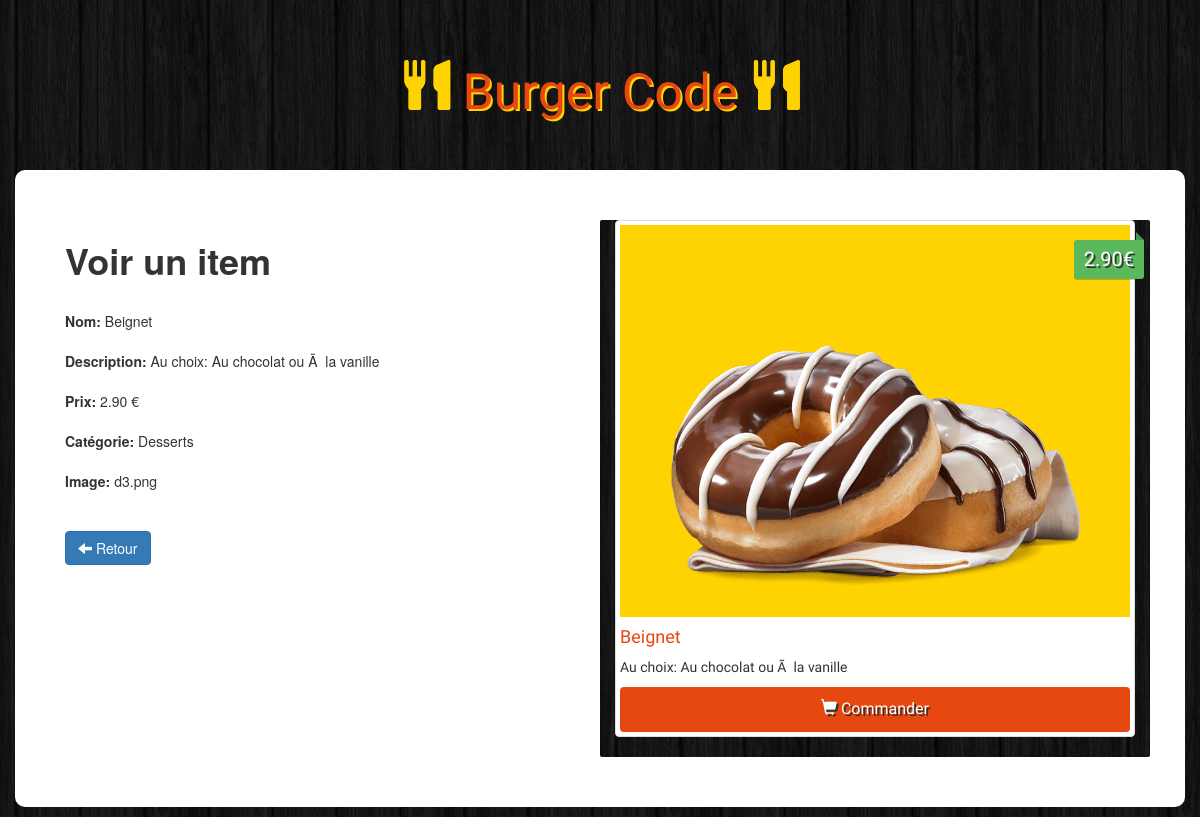
The app's page /admin/view.php?id=31 with its own data.
### tables this page shows
CREATE TABLE `items` (
  `id` int(11) NOT NULL,
  `name` varchar(100) NOT NULL,
  `description` varchar(255) NOT NULL,
  `price` float NOT NULL,
  `image` varchar(255) NOT NULL,
  `category` int(11) NOT NULL
);

CREATE TABLE `categories` (
  `id` int(11) NOT NULL,
  `name` varchar(100) NOT NULL
);

### admin/view.php (the view, shortened to what this page needs)
<?php
    if(!empty($_GET['id']))
    {
        $id = checkInput($_GET['id']);
    }
    $db = Database::connect();
    $statement = $db->prepare("SELECT items.id, items.name, items.description, items.price, items.image, categories.name AS category FROM items LEFT JOIN categories ON items.category = categories.id WHERE items.id = ?");
    $statement->execute(array($id));
    $item = $statement->fetch();
    function checkInput($data)
    {
      $data = trim($data);
      $data = stripslashes($data);
      $data = htmlspecialchars($data);
      return $data;
    }
?>
<!DOCTYPE html>
<html>
    <head>
        <link rel="stylesheet" href="https://maxcdn.bootstrapcdn.com/bootstrap/3.3.6/css/bootstrap.min.css">
        <link rel="stylesheet" href="../css/style.css">
    </head>
    <body>
        <h1 class="text-logo"><span class="glyphicon glyphicon-cutlery"></span> Burger Code <span class="glyphicon glyphicon-cutlery"></span></h1>
         <div class="container admin">
            <div class="row">
               <div class="col-sm-6">
                    <h1><strong>Voir un item</strong></h1>
                    <br>
                    <form>
                      <div class="form-group">
                        <label>Nom:</label><?php echo '  '.$item['name'];?>
                      </div>
                      <div class="form-group">
                        <label>Description:</label><?php echo '  '.$item['description'];?>
                      </div>
                      <div class="form-group">
                        <label>Prix:</label><?php echo '  '.number_format((float)$item['price'], 2, '.', ''). ' €';?>
                      </div>
                      <div class="form-group">
                        <label>Catégorie:</label><?php echo '  '.$item['category'];?>
                      </div>
                      <div class="form-group">
                        <label>Image:</label><?php echo '  '.$item['image'];?>
                      </div>
                    </form>
                    <br>
                    <div class="form-actions">
                      <a class="btn btn-primary" href="index.php"><span class="glyphicon glyphicon-arrow-left"></span> Retour</a>
                    </div>
                </div>
                <div class="col-sm-6 site viewBack">
                    <div class="thumbnail">
                        <img src="<?php echo '../images/' . $item['image']; ?>">
                        <div class="price"><?php echo number_format((float)$item['price'],2,'.','') . '€'; ?></div>
                        <div class="captation">
                            <h4><?php echo $item['name']; ?></h4>
                            <p><?php echo $item['description']; ?></p>
                            <a href="#" class="btn btn-order buy"><span class="glyphicon glyphicon-shopping-cart"></span> Commander</a>
                        </div>
                    </div>
                </div>
            </div>
        </div>
    </body>
</html>

### css/style.css (style rules this page uses)
a { text-decoration: none; }
body { background: url(../images/bg.png); }
.site { font-family: 'Holtwood One SC', sans-serif; }
.text-logo { font-family: 'Holtwood One SC', sans-serif; color: #e7480f; text-shadow: 2px 2px #ffd301; font-size: 50px; padding: 40px 0px; text-align: center; }
.text-logo .glyphicon { color: #ffd301; text-shadow: 0px 0px #ffd301; }
.thumbnail img { background: #ffd301; }
.price { background: #5cb85c; box-shadow: 0 1px rgba(0,0,0,0.2); -moz-box-shadow: 0 1px rgba(0,0,0,0.2); -webkit-box-shadow: 0 1px rgba(0,0,0,0.2); color: #fff; text-shadow: 2px 2px #333; position: absolute; right: 6px; top: 20px; padding: 5px 10px; font-size: 20px; border-radius: 3px 0 3px 3px; }
.price:before { border: 4px solid transparent; border-bottom: 4px solid #4a934a; border-left: 4px solid #4a934a; content: ""; position: absolute; right: 0px; top: -8px; }
h4 { color: #e7480f; font-size: 18px; }
.buy { width: 100%; padding: 10px; font-size: 16px; color: #fff; background-color: #e7480f; text-decoration: none; text-shadow: 2px 2px #333; font-family: 'Holtwood One SC', sans-serif !important; transition: .25s; }
.admin { background: #fff; padding: 50px; border-radius: 10px; margin-bottom: 10px; }
.viewBack { background: url(../images/bg.png); border-radius: 2px; }
.thumbnail { font-family:'Holtwood One SC'; }

### records on screen
items: name "Beignet", description "Au choix: Au chocolat ou Ã la vanille", price "2.90", category.name "Desserts", image "d3.png", image (picture)
